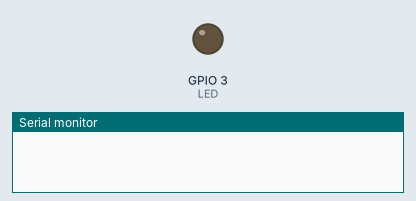
A sketch run on a simulated ESP32-C3. Shown: output pins drawn as LEDs (lit = HIGH), the last lines printed to the serial monitor. Dashed ring = blinking. At 23.0 s the program puts the board to deep sleep or switches it off; the recording ends there.

Above: at 1.0 s.
At 2.5 s:
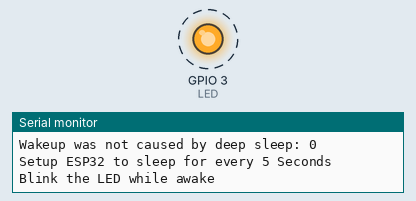
Timing chart, 0 to 4.6 s (numbered marks = the images above):
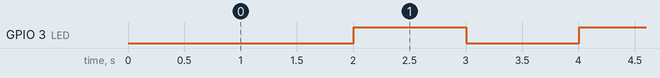

The sketch:

timer-wakeup-arduino-esp32c3.ino
```cpp
#define uS_TO_S_FACTOR 1000000ULL
#define TIME_TO_SLEEP 5  // in seconds
#define LED 3  // or LED_BUILTIN to use the on-board LED
#define BLINKING_NUMNER 10  // Blink the LED 10 times
RTC_DATA_ATTR int bootCount = 0;

void print_wakeup_reason() {
  esp_sleep_wakeup_cause_t wakeup_reason;

  wakeup_reason = esp_sleep_get_wakeup_cause();

  switch (wakeup_reason) {
    case ESP_SLEEP_WAKEUP_EXT0:
      Serial.println("Wakeup caused by external signal using RTC_IO");
      break;
    case ESP_SLEEP_WAKEUP_EXT1:
      Serial.println("Wakeup caused by external signal using RTC_CNTL");
      break;
    case ESP_SLEEP_WAKEUP_TIMER:
      Serial.println("Wakeup caused by timer");
      break;
    case ESP_SLEEP_WAKEUP_TOUCHPAD:
      Serial.println("Wakeup caused by touchpad");
      break;
    case ESP_SLEEP_WAKEUP_ULP:
      Serial.println("Wakeup caused by ULP program");
      break;
    default:
      Serial.printf("Wakeup was not caused by deep sleep: %d\n", wakeup_reason);
      break;
  }
}

void setup() {
  Serial.begin(115200);
  delay(1000);

  pinMode(LED, OUTPUT);
  digitalWrite(LED, LOW);

  ++bootCount;
  Serial.println("Boot number: " + String(bootCount));

  print_wakeup_reason();

  esp_sleep_enable_timer_wakeup(TIME_TO_SLEEP * uS_TO_S_FACTOR);
  Serial.println("Setup ESP32 to sleep for every "
    + String(TIME_TO_SLEEP)
    + " Seconds");

  // Blinking the LED gives a visual indication
  // that the dev board is awake.
  // Also, it gives some time to upload the firmware
  // while the port is available during while awake.
  Serial.println("Blink the LED while awake");
  blink(BLINKING_NUMNER);

  Serial.println("Going to sleep for "
    + String(TIME_TO_SLEEP)
    + " seconds now");
  Serial.flush();
  esp_deep_sleep_start();
  Serial.println("This will never be printed");
}

void loop() { }

void blink(int times) {
  for (int i = 0; i <= times; i++) {
    digitalWrite(LED, LOW);
    delay(1000);

    digitalWrite(LED, HIGH);
    delay(1000);
  }
}
```

Measured:
- by itself, GPIO 3 (LED): alternates HIGH for 1.0 s and LOW for 1.0 s
